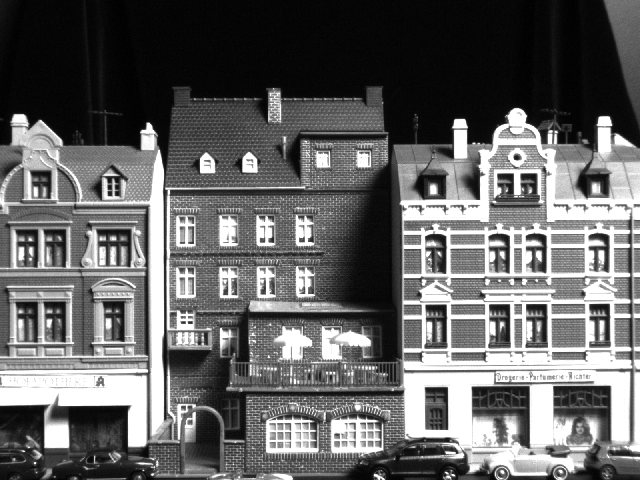
%> input picture Portfolio/Portfolio_ComputerVision/EX4 Exercise on feature extraction/House1.bmp, 640 x 480 px
$ octave ex4_2-RAN.m   (GNU Octave 9; MATLAB toolbox functions it lacks are replaced by stand-ins)
%> lines starting %> are read from the running program, lines starting %| are printed output that depends on the picture; in (x1, y1, x2, y2) boxes, pixels count from 0 and x2, y2 are one past the last pixel; in counts of white or black regions, pixels touching at a corner belong together; the program's own positions count from 1
clear all
close all
clc
% THRESH is a two-element vector in which the first element
%     is the low threshold, and the second element is the high threshold. If
%     you specify a scalar for THRESH, this value is used for the high
%     threshold and 0.4*THRESH is used for the low threshold. If you do not
%     specify THRESH, or if THRESH is empty ([]), edge chooses low and high
%     values automatically.
% BW = edge(I,'canny',THRESH,SIGMA) specifies the Canny method, using
%     SIGMA as the standard deviation of the Gaussian filter. The default
%     SIGMA is sqrt(2); the size of the filter is chosen automatically, based
%     on SIGMA.

im1 = imread('House1.bmp');
%> im1 is the input picture: size 480x640 uint8; min 0, max 255, mean 101.2
im2 = imread('House2.bmp');
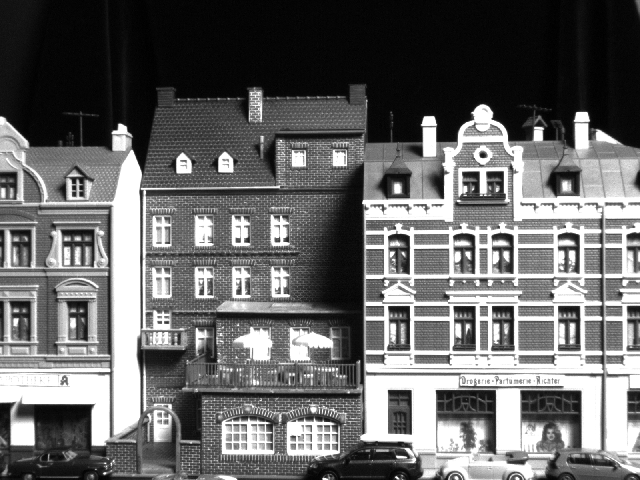
%> input picture Portfolio/Portfolio_ComputerVision/EX4 Exercise on feature extraction/House2.bmp, 640 x 480 px
%> im2 is the input picture: size 480x640 uint8; min 0, max 255, mean 105.4
im3 = imread('TestIm1.bmp');
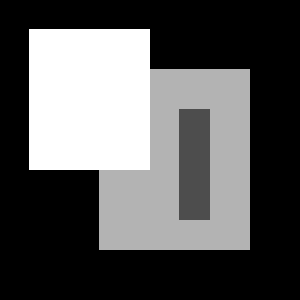
%> input picture Portfolio/Portfolio_ComputerVision/EX4 Exercise on feature extraction/TestIm1.bmp, 300 x 300 px
%> im3 is the input picture: size 300x300 uint8; min 0, max 255, mean 88.6
im4 = imread('TestIm2.bmp');
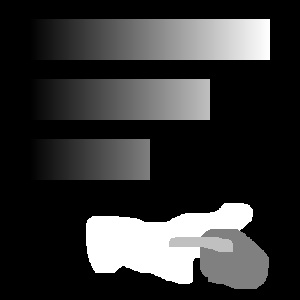
%> input picture Portfolio/Portfolio_ComputerVision/EX4 Exercise on feature extraction/TestIm2.bmp, 300 x 300 px
%> im4 is the input picture: size 300x300 uint8; min 0, max 255, mean 51.5
im_edge1 = edge(im4, 'canny',[0.1 0.2],0.9);
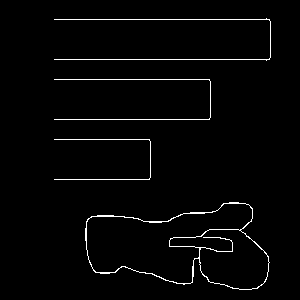
%> im_edge1: size 300x300 logical; 2.1% white in thin lines or dots, all inside (x1, y1, x2, y2) = (54, 18, 271, 290)
im_edge2 = edge(im4, 'canny' , [0.1 0.2],0.1);
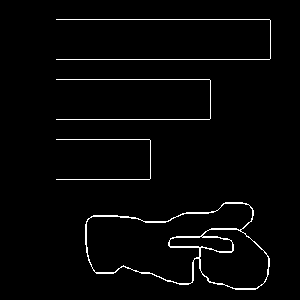
%> im_edge2: size 300x300 logical; 2.5% white in thin lines or dots, all inside (x1, y1, x2, y2) = (56, 19, 271, 290)
im_edge3 = edge(im4, 'canny' ,[0.6,0.99],0.9);
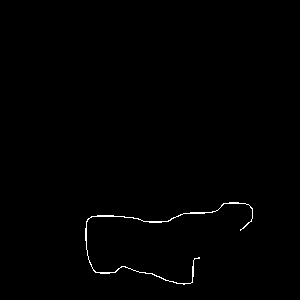
%> im_edge3: size 300x300 logical; 0.56% white in thin lines or dots, all inside (x1, y1, x2, y2) = (85, 202, 253, 285)
im_edge4 = edge(im4, 'canny' ,[0.6,0.99],0.1); %big sigma gives dominant edge
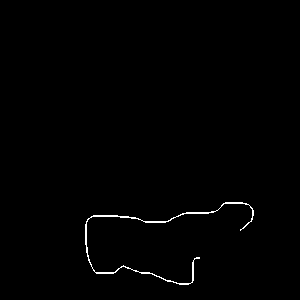
%> im_edge4: size 300x300 logical; 0.69% white in thin lines or dots, all inside (x1, y1, x2, y2) = (85, 202, 254, 285)
figure(1)
subplot(2,2,1);
imshow(im_edge1);
subplot(2,2,2);
imshow(im_edge2);
subplot(2,2,3);
imshow(im_edge3);
subplot(2,2,4);
imshow(im_edge4);

% [6 lines of commented-out code are left out]
